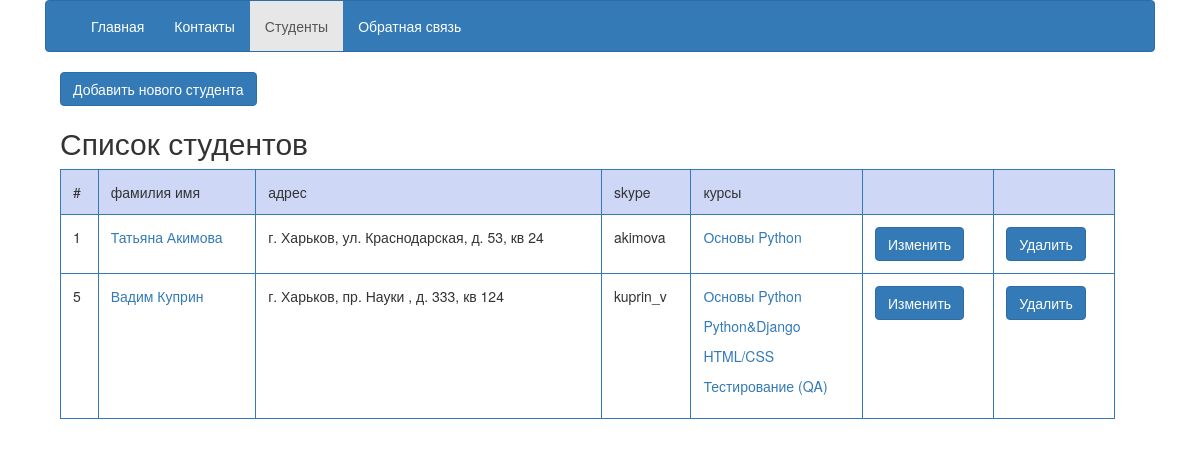
/students/?course_id=1, run on the app's committed database.
### students/models.py (models this page shows, shortened)
class Student(models.Model):
    name=models.CharField(max_length=60)
    surname=models.CharField(max_length=60)
    date_of_birth=models.DateField()
    email=models.EmailField()
    phone=models.CharField(max_length=15)
    address=models.CharField(max_length=255)
    skype=models.CharField(max_length=25)
    courses=models.ManyToManyField(Course)

### courses/models.py (models this page shows)
class Course(models.Model):
    name = models.CharField(max_length=255)
    short_description = models.CharField(max_length=255)
    description = models.TextField(max_length=1255)
    coach = models.ForeignKey(Coach, related_name = 'coach_courses', null=True, blank= True)
    assistant = models.ForeignKey(Coach, related_name = 'assistant_courses', null=True, blank= True)
    def __str__(self):
        return self.name

### students/views.py (the view)
class StudentListView(ListView):
    model = Student
    paginate_by = 2
    def get_queryset(self):
       qs = super().get_queryset()
       course_id = self.request.GET.get('course_id', None)
       if course_id:
           qs = qs.filter(courses__id=course_id)
       return qs
    def get_context_data(self, **kwargs):
        context = super().get_context_data(**kwargs)
        course_id = self.request.GET.get('course_id', None)
        if course_id:
            context['course_id_url'] = 'course_id={}&'.format(self.request.GET.get('course_id', None))
        return context

### templates/students/student_list.html (shortened to what this page needs)
{% extends "base.html" %}
{% block nav_class_student %} active {% endblock %}
{% block content %}
<p>
  <a href="{% url 'students:add' %}"><button type="button" class="btn btn-primary">Добавить нового студента</button></a>
</p>
      <div class="blog-post">
            <h2>Список студентов </h2>
            <table class="table table-bordered" style="width: 95%">
                <tr class="student_list">
                    <td>#</td>
                    <td>фамилия имя</td>
                    <td>адрес</td>
                    <td>skype</td>
                    <td>курсы</td>
                    <td></td>
                    <td></td>
                </tr>
                    {% for student in object_list %}
                <tr>
                    <td>{{ student.id }} </td>
                    <td><a href="{% url 'students:detail' student.id%}">{{ student.name }} {{ student.surname }}</a></td>
                    <td>{{ student.address }} </td>
                    <td>{{ student.skype }} </td>
                    <td>
                        {% for courses in student.courses.all %}
                            <p><a href="{% url 'courses:detail' courses.id%}">{{ courses }}</a></p>
                        {% endfor %}
                    </td>
                    <td><a href="{% url 'students:edit' student.id %}"><button type="button" class="btn btn-primary">Изменить</button></a></td>
                    <td><a href="{% url 'students:remove' student.id %}"><button type="button" class="btn btn-primary">Удалить</button></a></td>
                 </tr>
                  {% endfor %}
            </table>
          </div>
{% endblock content %}

### static/css/style.css (style rules this page uses)
html { font-family: sans-serif; color: #333; background-color: #fff; }
body { font-family: "Helvetica Neue", Helvetica, Arial, sans-serif; font-size: 14px; line-height: 1.42857143; color: #333; background-color: #fff; }
h2 { font-family: inherit; font-weight: 500; line-height: 1.1; color: inherit; background: #fff }
p { margin: 0 0 10px; }
a { color: #333; text-decoration: none; }
td { padding: 10px 10px 3px 3px; }
tr { border: : 5px }
.student_list { background: #CED8F6; border-width: 1px; }

### data on the page
Student: id "1", name "Татьяна", surname "Акимова", address "г. Харьков, ул. Краснодарская, д. 53, кв 24", skype "akimova"
Course: name "Основы Python"
Student: id "5", name "Вадим", surname "Куприн", address "г. Харьков, пр. Науки , д. 333, кв 124", skype "kuprin_v"
Course: name "Python&Django"
Course: name "HTML/CSS"
Course: name "Тестирование (QA)"
